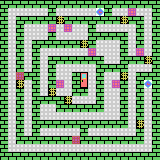

This is a level from a 2D game, rendered from its Tiled map with the project's own tilesets. A one-line summary and the complete map file follow:
An orthogonal 20x20 tile map with 8x8 px tiles, 1 tile layer (Capa de patrones 1).

<map version="1.2" tiledversion="2019.12.11" orientation="orthogonal" renderorder="right-down" compressionlevel="0" width="20" height="20" tilewidth="8" tileheight="8" infinite="0" nextlayerid="2" nextobjectid="1">
 <tileset firstgid="1" source="../tileset.tsx" />
 <layer id="1" name="Capa de patrones 1" width="20" height="20">
  <data encoding="csv">
17,17,17,17,17,17,17,17,17,17,17,17,17,17,17,17,17,17,17,17,
17,1,1,1,1,1,17,1,1,1,1,1,21,17,1,1,23,1,1,17,
17,1,17,17,17,17,17,22,17,17,17,17,17,17,17,22,17,17,1,17,
17,1,17,1,1,1,23,1,23,1,1,17,1,1,1,1,1,17,1,17,
17,1,17,1,1,1,17,1,1,1,1,17,17,17,17,17,1,17,1,17,
17,1,17,1,17,17,17,17,17,17,22,17,1,1,1,17,1,17,1,17,
17,1,17,1,17,1,1,1,1,1,1,23,1,1,1,17,1,23,1,17,
17,1,17,1,17,1,17,17,17,17,17,17,17,1,1,17,17,17,22,17,
17,1,17,1,17,1,17,1,1,1,1,1,17,17,17,17,1,1,1,17,
17,1,24,17,17,1,17,1,1,17,19,1,17,1,1,22,1,17,17,17,
17,1,22,1,17,1,17,23,1,17,20,1,17,1,23,17,1,17,21,17,
17,1,17,1,17,1,22,1,1,17,17,1,17,1,1,17,1,17,1,17,
17,1,17,1,17,17,17,17,22,1,1,1,17,1,1,17,1,17,1,17,
17,1,17,1,17,1,1,17,17,17,17,17,17,1,1,17,1,17,1,17,
17,1,17,1,17,1,1,1,1,1,1,1,1,1,1,17,1,17,1,17,
17,1,17,1,17,17,17,17,17,17,17,17,17,17,17,17,1,22,1,17,
17,1,17,1,17,1,1,1,1,1,17,1,1,1,1,1,1,17,1,17,
17,1,17,17,17,17,17,17,17,24,17,17,17,17,17,17,17,17,1,17,
17,1,1,1,1,1,1,1,1,1,1,1,1,1,1,1,1,1,1,17,
17,17,17,17,17,17,17,17,17,17,17,17,17,17,17,17,17,17,17,17
</data>
 </layer>
</map>
